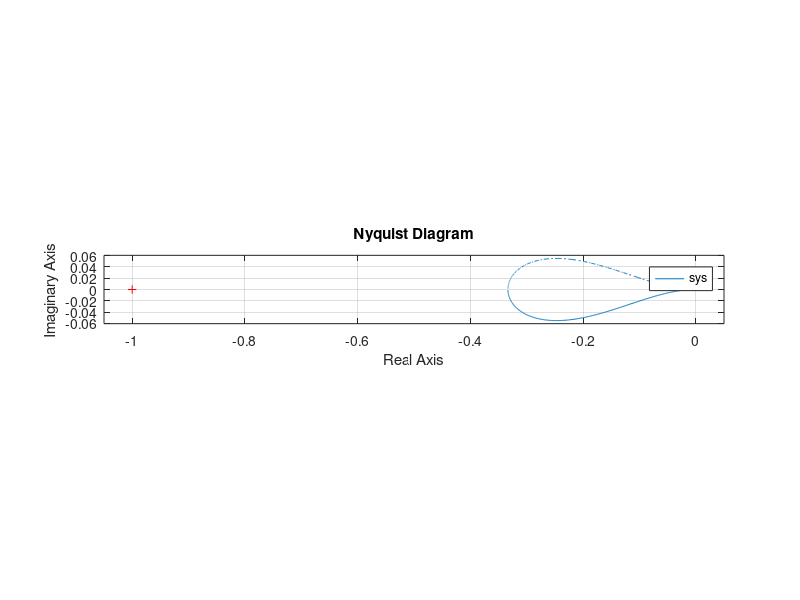

This chart was generated by the following MATLAB code:
clear all; clc;

%%
num = 0.5*[1, 4];
den = conv([1, 2], conv([1, -1], [1, 3]));
sys = tf(num, den);
nyquist(sys);
axis equal;
grid on;
